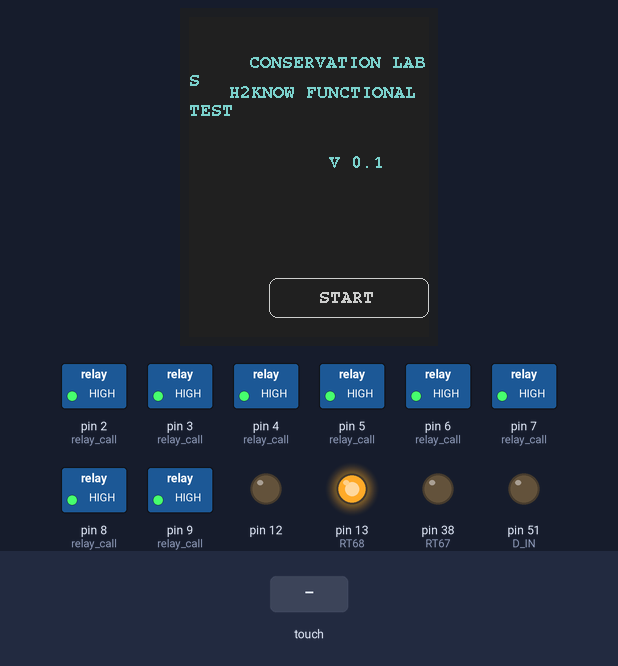
Bench run of a sketch on a simulated Arduino Mega 2560, built with avr-gcc and run on an emulated ATmega2560. On the bench: 240×320 colour display, switched loads named in the sketch (green lamp = pin HIGH), output pins drawn as LEDs (lit = HIGH). The inputs (shaded band) are chosen by the test bench. Sleep ends after the set time or at an interrupt; pins used as bus, display or sensor lines are not drawn.

Above: at 1.0 s.
1.1 s: touch panel pressed at 38 % / 90 % of its raw x / y range
Timing chart, 0 to 4.1 s (numbered marks = the images above; inputs shaded):
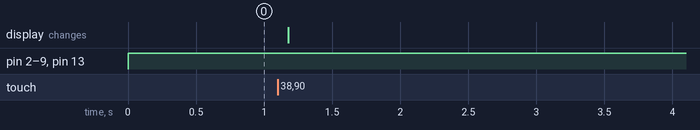

The sketch:

app_controller.ino
```cpp
#include <ArduinoJson.h>
#include <Adafruit_GFX.h>
#include <Adafruit_TFTLCD.h>
#include <Fonts/FreeMonoBold9pt7b.h>
#include <TouchScreen.h>
#include <SoftwareSerial.h>
#include <avr/sleep.h>
#include <avr/wdt.h>

#include "ict_board.h"
#include "multimeter_click.h"

#define VERSION_NUMBER      "V 0.1"

/* "after-glow" from https://gogh-co.github.io/Gogh/ */
#define bg                  0x2104
#define color_0             0x4a69          // grey
#define color_1             0x10a2          // black
#define color_2             0xa1c4
#define color_3             0x7488
#define color_4             0xcce9
#define color_5             0x6cb6
#define color_6             0x9a70
#define color_7             0x7e99
#define color_8             0xce79

/* LCD setup*/
#define LCD_CS              21              // Chip Select
#define LCD_CD              19              // Command/Data
#define LCD_WR              18              // LCD Write
#define LCD_RD              17              // LCD Read
#define LCD_RESET           16

Adafruit_TFTLCD tft(LCD_CS, LCD_CD, LCD_WR, LCD_RD, LCD_RESET);

/* touchscreen setup */
#define YP A1                               // must be an analog pin, use "An" notation!
#define XM A0                               // must be an analog pin, use "An" notation!
#define YM 14                               // can be a digital pin
#define XP 15                               // can be a digital pin

#define TS_MIN_X 920
#define TS_MAX_X 120

#define TS_MIN_Y 940
#define TS_MAX_Y 69

#define MINPRESSURE 10
#define MAXPRESSURE 1000

TouchScreen ts = TouchScreen(XP, YP, XM, YM, 300);

/*  Fonts
    cursor should be set at baseline of characters
    characters start one pixel left of cursor
    (9-point) y_baseline=top row of pixel + 4
    bottom row of character is y_baseline + 9
    total height of a character is 14
    e.g. if baseline is set at (1,4): characters occupy rows 0~13 (no space left at top/bottom at all)

    for paragraphs with a single pixel break, lines should start at (1,5), and (1, 26), (1, 41), (1, 56), ... don't ask me why
*/

/* declare function with an optional parameter timeout */
// void touch(Adafruit_TFTLCD &tft, uint16_t x_0, uint16_t x_1, uint16_t y_0, uint16_t y_1, uint32_t timeout=0);
int touch(Adafruit_TFTLCD &tft, uint16_t x_0, uint16_t x_1, uint16_t y_0, uint16_t y_1, uint32_t timeout=0);

void remote_method_look_up(char* func_name);
int get_status(int dut_id);
int get_voltage(int dut_id);
int get_resistance(int dut_id);
int put_display(char* line);

struct remote_method_row_t {
    const char* name;
    int (*func)(int);
};

static struct remote_method_row_t remote_methods[] = {
    {"get status", get_status},
    {"get voltage", get_voltage},
    {"get resistance", get_resistance},
    {"put display", put_display}
};

struct DUT_t
{
    /* properties */
    uint8_t num;
    uint8_t power_relay;
    uint8_t J12_1;
    uint8_t J4_1;
    uint8_t led_green;
    uint8_t led_orange;
    uint8_t solenoid;
    uint8_t speaker_top;
    uint8_t speaker_bottom;

    /* test results*/
    int v_1;                                // voltage between J12.1 & J12.2 (5V)
    int v_2;                                // voltage between J12.1 & J4.1 (3.3V)
    int r_1;                                // resistance between J12.2 & J6.5(GND) (~200kOhm)
    uint8_t led_green_result;
    uint8_t led_orange_result;
};

struct DUT_t duts[] = {
    {1, 47, test_points[0], test_points[1], 37, 36, 43, A11, A10, 0, 0},
    {2, 46, test_points[2], test_points[3], 35, 34, 42, A9, A8, 0, 0},
    {3, 45, test_points[4], test_points[5], 33, 32, 41, A7, A6, 0, 0},
    {4, 44, test_points[6], test_points[7], 31, 30, 40, A5, A4, 0, 0}
};

SoftwareSerial debug_port(11, 10);          // (rx, tx)

void setup() {
    // struct DUT_t duts[] = {
    //     {1, 47, test_points[0], test_points[1], 37, 36, 43, A11, A10, 0, 0},
    //     {2, 46, test_points[2], test_points[3], 35, 34, 42, A9, A8, 0, 0},
    //     {3, 45, test_points[4], test_points[5], 33, 32, 41, A7, A6, 0, 0},
    //     {4, 44, test_points[6], test_points[7], 31, 30, 40, A5, A4, 0, 0}
    // };

    init_ict_board();
    init_system();
    multimeter_init();

    Serial.begin(115200);
    debug_port.begin(9600);

    set_sleep_mode(0);

    tft.reset();
    uint16_t identifier = tft.readID();
    tft.begin(identifier);
    tft.setFont(&FreeMonoBold9pt7b);

    /* start screen */
    tft.fillScreen(bg);

    tft.setCursor(60,50);
    tft.setTextSize(1);
    tft.setTextColor(color_7);
    tft.print("CONSERVATION LABS");

    tft.setCursor(40,80);
    tft.setTextSize(1);
    tft.setTextColor(color_7);
    tft.print("H2KNOW FUNCTIONAL TEST");

    tft.setCursor(140,150);
    tft.setTextSize(1);
    tft.setTextColor(color_7);
    tft.print(VERSION_NUMBER);

    tft.drawRoundRect(80, 261, 160, 40, 8, color_8);

    tft.setCursor(130,285);
    tft.setTextColor(color_8);
    tft.setTextSize(1);
    tft.print("START");

    tft.setCursor(40,350);
    tft.setTextSize(1);
    tft.setTextColor(color_7);
    tft.print("TOUCH START TO START");

    tft.setCursor(10,430);
    tft.setTextSize(1);
    tft.setTextColor(color_8);
    tft.print("MICROART SERVICES INC 2022");

    touch(tft, 80, 240, 261, 301, 0xffffffff);  // this function will return in 1193.046 hours!
    tft.fillScreen(bg);
    tft.setCursor(0,0);
    // for (auto j=0;j<1000;j++) {
    //     tft.print("sudo apt");
    // }

    // for (auto i=0;i<100;i++) {
    //     RT68_ON
    //     delay(500);
    //     relay_call(test_points[0]);
    //     delay(500);
    //     int v1 = multimeter_read_voltage();
    //     float v1_f = v1 * 0.0083 - 17.0335;
    //     Serial.println(v1_f);
    //     delay(1000);
    //     relay_call(test_points[1]);
    //     delay(500);
    //     RT68_OFF
    //     delay(500);
    // }

    /* random tests */
    // Serial.println(Serial.available());
    // if (strstr("hello", "xe")) {
    //     Serial.println("found");
    // }
    // show_info(&DUT_1);

    char message[100] = {0};
    uint8_t i = 0;
    uint32_t t_0 = millis();

    for (;;) {
        while (Serial.available()) {
            char u = Serial.read();
            if (u == '\r') {
                // Serial.print("message received: ");
                debug_port.println(message);
                /* remote procedure call */
                // might be a good idea to retain parse_message() to decode an entire message frame (func+parameter)
                // remote_method_look_up(message);
                memset(message, 0, sizeof(message)/sizeof(message[0]));
                i=0;
                break;
            }
            message[i++] = u;
        }
        sleep_mode();
    }
}

void loop() {
}

void init_system() {
    // rt67_on();                              // this shorts DUT_GND & CONTROLLER_GND, for serial communication only
}

// void touch(Adafruit_TFTLCD &tft, uint16_t x_0, uint16_t x_1, uint16_t y_0, uint16_t y_1, uint32_t timeout=0) {
//     Serial.println(timeout);
// }

int touch(Adafruit_TFTLCD &tft, uint16_t x_0, uint16_t x_1, uint16_t y_0, uint16_t y_1, uint32_t timeout=0) {
    uint32_t t_0 = millis();
    while (millis() - t_0 < timeout) {
        TSPoint p = ts.getPoint();
        pinMode(XM,OUTPUT);
        pinMode(YP,OUTPUT);
        if (p.z>MINPRESSURE && p.z<MAXPRESSURE) {
            p.x = map(p.x, TS_MIN_X, TS_MAX_X, tft.width(), 0);
            p.y = map(p.y, TS_MIN_Y, TS_MAX_Y, tft.height(), 0);
            if (p.x>x_0 && p.x<x_1 && p.y>y_0 && p.y <y_1) {
                break;
            }
        }
    }
    return 0;
}

void remote_method_look_up(char* func_name) {
    for (auto i=0;i<sizeof(remote_methods)/sizeof(remote_methods[0]);i++) {
        if (strcmp(remote_methods[i].name, func_name) == 0) {
            (remote_methods[i].func)(0);
            break;
        }
    }
}

int get_status(int dut_id) {
    // Serial.println("inside get_status()");
    // Serial.print("arg = ");
    // Serial.println(dut_id);
    Serial.print("OK\n");
}

int get_voltage(int dut_id) {
    /* this is for a function that takes a int as parameter, it works */
    relay_call(duts[dut_id].J12_1);
    delay(500);
    duts[dut_id].v_1 = multimeter_read_voltage();
    relay_call(duts[dut_id].J4_1);
    delay(500);
    duts[dut_id].v_2 = multimeter_read_voltage();
    Serial.write((byte*)&(duts[dut_id].v_1), 2);
    Serial.write((byte*)&(duts[dut_id].v_2), 2);

    /* code below is for a function where duts[i] is passed as pointer */
    // relay_call(dut -> J12_1);
    // delay(500);
    // dut -> v_1 = multimeter_read_voltage();
    // // dut->v_1 = 0x6162;                   // TEST

    // relay_call(dut -> J4_1);
    // delay(500);
    // dut -> v_2 = multimeter_read_voltage();
    // // dut->v_2 = 0x4142;                   // TEST

    // Serial.write((byte*)&(dut->v_1), 2);    // lower byte sent first
    // Serial.write((byte*)&(dut->v_2), 2);    // lower byte sent first
}

int get_resistance(int dut_id) {
    //
    Serial.println("inside get_resistance()");
    Serial.print("arg = ");
    Serial.println(dut_id);
}

int put_display(char* line) {
    while (Serial.available()) {

    }
}
/* pass by reference, its easier to modify variable inside structure */
// void show_info(struct DUT* dut) {
//     Serial.println(dut->num);

//     dut->led_green_result = 1;
//     Serial.println(dut->led_green_result);
// }

    /* console text*/
    // tft.setCursor(1,5);
    // tft.setTextColor(color_2);
    // tft.setTextSize(1);
    // tft.setFont(&FreeMonoBold9pt7b);
    // tft.print("[device] ");
    // tft.setTextColor(color_3);
    // tft.print("init\n");

    // tft.setTextColor(color_2);
    // tft.setTextSize(1);
    // tft.setFont(&FreeMonoBold9pt7b);
    // tft.print("[device] ");
    // tft.setTextColor(color_3);
    // tft.print("successful\n");

    // tft.setTextColor(color_2);
    // tft.setTextSize(1);
    // tft.setFont(&FreeMonoBold9pt7b);
    // tft.print("[host] ");
    // tft.setTextColor(color_3);
    // tft.print("ready\n");

    // tft.setTextColor(color_2);
    // tft.setTextSize(1);
    // tft.setFont(&FreeMonoBold9pt7b);
    // tft.print("[device] ");
    // tft.setTextColor(color_3);
    // tft.print("press anywhere to start\n");
```

ict_board.cpp
```cpp
#include <stdint.h>
#include <avr/io.h>

#include "ict_board.h"

#define RT67_ON     PORTD|=(1<<PD7);
#define RT67_OFF    PORTD&=~(1<<PD7);
#define RT68_ON     PORTB|=(1<<PB7);
#define RT68_OFF    PORTB&=~(1<<PB7);

/* same order as the RTx label on PCB */
uint8_t test_points[64] = {
    0x70, 0x78, 0x74, 0x7C, 0x72, 0x7A, 0x76, 0x7E, 0x71, 0x79, 0x75, 0x7D, 0x73, 0x7B, 0x77, 0x7F,\
    0xB0, 0xB8, 0xB4, 0xBC, 0xB2, 0xBA, 0xB6, 0xBE, 0xB1, 0xB9, 0xB5, 0xBD, 0xB3, 0xBB, 0xB7, 0xBF,\
    0xD0, 0xD8, 0xD4, 0xDC, 0xD2, 0xDA, 0xD6, 0xDE, 0xD1, 0xD9, 0xD5, 0xDD, 0xD3, 0xDB, 0xD7, 0xDF,\
    0xE0, 0xE8, 0xE4, 0xEC, 0xE2, 0xEA, 0xE6, 0xEE, 0xE1, 0xE9, 0xE5, 0xED, 0xE3, 0xEB, 0xE7, 0xEF\
};

void init_ict_board() {
    DDRE |= (1 << PE3) | (1 << PE4) | (1 << PE5);                   // D5/2/3 selects HC154
    PORTE |= (1 << PE3) | (1 << PE4) | (1 << PE5);                  // pull high to disable all HC154

    DDRG |= (1 << PG5);                                             // D4
    PORTG |= (1 << PG5);                                            // pull high to disable all HC154

    DDRH |= (1 << PH3) | (1 << PH4) | (1 << PH5) | (1 << PH6);      // A0/1/2/3 on HC154
    PORTH |= (1 << PH3) | (1 << PH4) | (1 << PH5) | (1 << PH6);

    DDRB |= (1 << PB6) | (1 << PB7);                                // RT68 (MULTIMETER) COIL
    PORTB|= (1<<PB7);                                               // multimeter shuold be on voltage setting upon start-up

    /*  RT67 (optional)
        can be controlled by a spare GPIO, usually on TB5/6/7
        uncomment rt67_on()/rt67_off() definitions below, update GPIO!
    */
    DDRD |= (1 << PD7);                                             // PD7 is D38 (TB5.10)
}

void rt67_on() {
    PORTD|=(1<<PD7);
}

void rt67_off() {
    PORTD&=~(1<<PD7);
}

/* switch to V measurement if multimeter is connected */
void rt68_on() {
    PORTB|=(1<<PB7);
}

/* switch to R measurement if multimeter is connected */
void rt68_off() {
    PORTB&=~(1<<PB7);
}

void relay_call(uint8_t address) {
    (address & 0x80) ? (PORTE |= (1 << PE4)) : (PORTE &= ~(1 << PE4));          // U1
    (address & 0x40) ? (PORTE |= (1 << PE5)) : (PORTE &= ~(1 << PE5));          // U2
    (address & 0x20) ? (PORTG |= (1 << PG5)) : (PORTG &= ~(1 << PG5));          // U3
    (address & 0x10) ? (PORTE |= (1 << PE3)) : (PORTE &= ~(1 << PE3));          // U4
    (address & 0x08) ? (PORTH |= (1 << PH3)) : (PORTH &= ~(1 << PH3));          // A0
    (address & 0x04) ? (PORTH |= (1 << PH4)) : (PORTH &= ~(1 << PH4));          // A1
    (address & 0x02) ? (PORTH |= (1 << PH5)) : (PORTH &= ~(1 << PH5));          // A2
    (address & 0x01) ? (PORTH |= (1 << PH6)) : (PORTH &= ~(1 << PH6));          // A3
}
```

ict_board.h
```cpp
#ifndef _ICT_BOARD_H
#define _ICT_BOARD_H

extern uint8_t test_points[64];
void init_ict_board();
void rt67_on();
void rt67_off();
void rt68_on();
void rt68_off();
void relay_call(uint8_t address);

#endif
```

multimeter_click.cpp
```cpp
#include <avr/io.h>

#include "multimeter_click.h"

/*  the potential difference at two input terminals is compared to VGND, which is at half of Vref(2.048)
    0 potential difference should result in 2047/2048, mid-point of 12-bit conversion range
    smaller value than 2047/2048 means negative potential difference at input terminals
    larger value than 2047/2048 means positive potential difference at input terminals
    V_measured = (N - 2047)/4096 * 2.048 * 17
    2.048 is the V_ref to ADC, 17 is the constant intrinsic to the analog front-end (is empirically derived like 12V -> 470)
    a calibration against a high precision reference voltage is needed to pin point this constant
    curve fitting using dps5005 power supply: y= 0.0083*x - 17.0091
*/

void multimeter_init() {
    DDRD |= (1 << CS);
    PORTD |= (1 << CS);

    DDRB |= (1 << CLK) | (1 << D_IN);
    // PORTB |= (1 << D_IN);
}

static uint16_t multimeter_read_channel(uint8_t channel) {
    uint8_t write_data;
    // uint8_t read_buf[2];
    uint16_t ret = 0;

    write_data = 0x60;                  // nNULL:NULL:START:SINGLE/DIFF:D2:D1:D0:S/H:NULL (0b00110000) everything is in initial state
    write_data |= (channel<<2);         // set channel bits:D2/D1/D0

    PORTD &= ~(1 << CS);                // bringing CS low initiates communication with MCP3204
    // PORTB |= (1 << CLK);                // first clock received with CS low and DIN high will constitute a start bit

    for (int i=6;i>=0;i--) {
        (write_data&(1<<i)) ? (PORTB |= (1 << D_IN)) : (PORTB &= ~(1 << D_IN));
        // if (write_data&(1<<i)) {
        //     PORTB |= (1 << D_IN);       // write 1
        // }
        // else {
        //     PORTB &= ~(1 << D_IN);      // write 0
        // }
        PORTB |= (1 << CLK);            // toggle clock
        PORTB &= ~(1 << CLK);
    }

    for (int i=11;i>=0;i--) {
        if (PINB & (1 << D_OUT)) {
            ret |= (1 << i);
        }
        PORTB |= (1 << CLK);            // toggle clock
        PORTB &= ~(1 << CLK);
    }

    PORTD |= (1 << CS);

    return ret;
}

uint16_t multimeter_read_voltage() {
    return multimeter_read_channel(MULTIMETER_U_CHANNEL);
}
```

multimeter_click.h
```cpp
#ifndef _MULTIMETER_CLICK_H
#define _MULTIMETER_CLICK_H

#include <stdint.h>
#include <avr/io.h>

#define CS                      PD1
#define CLK                     PB1
#define D_IN                    PB2
#define D_OUT                   PB3

#define MULTIMETER_I_CHANNEL    0x00
#define MULTIMETER_U_CHANNEL    0x01
#define MULTIMETER_R_CHANNEL    0x02
#define MULTIMETER_C_CHANNEL    0x03

void multimeter_init();
void multimeter_config(uint8_t pins);
static uint16_t multimeter_read_channel(uint8_t channel);
uint16_t multimeter_read_current();
uint16_t multimeter_read_voltage();
uint16_t multimeter_read_resistance();
uint16_t multimeter_read_capacitance();

#endif
```
